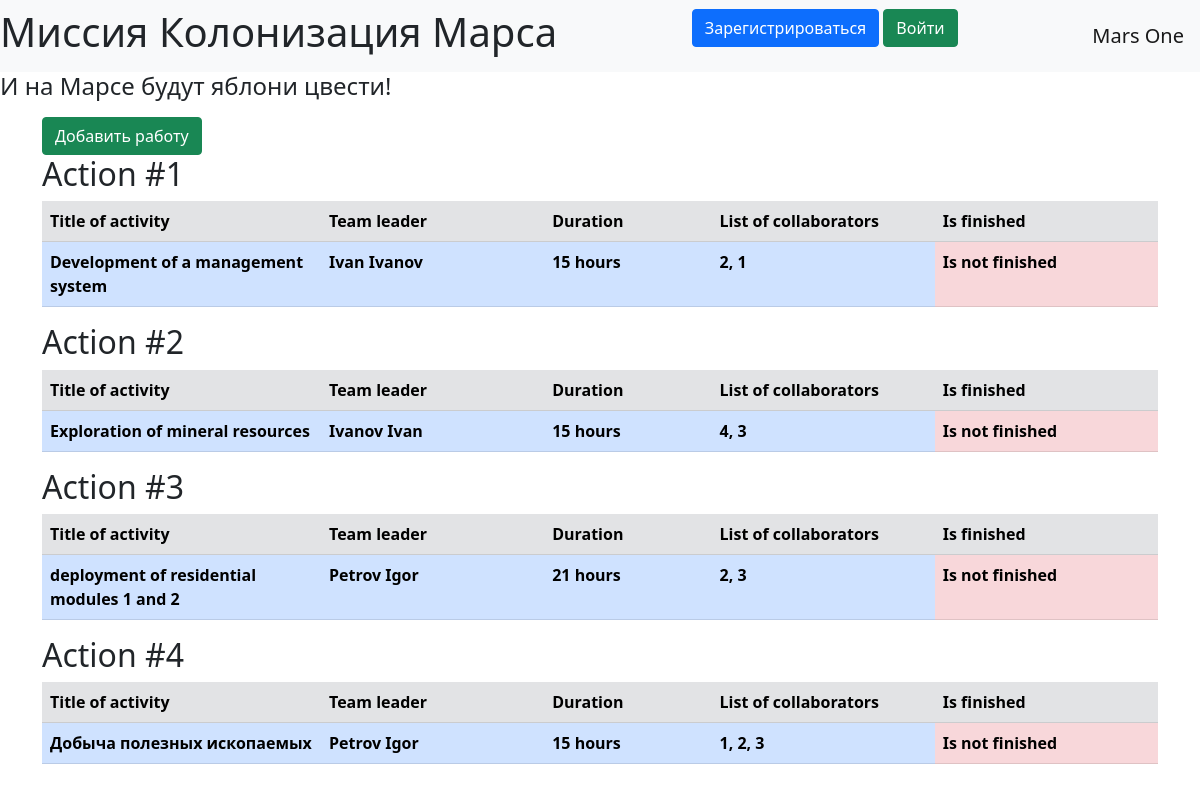
Before: / with the older database file.
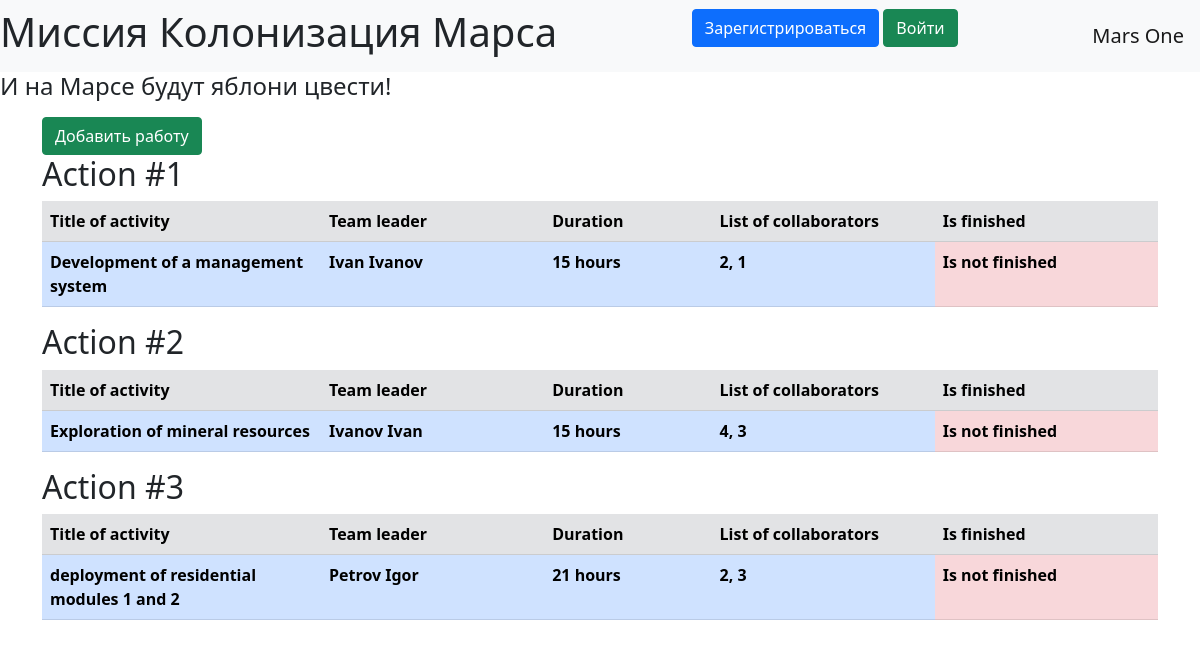
After: the same page with the newer database file.
### data/jobs.py (models this page shows, shortened)
class Jobs(SqlAlchemyBase):
    __tablename__ = "jobs"
    id = sqlalchemy.Column(sqlalchemy.Integer, primary_key=True, autoincrement=True)
    team_leader_id = sqlalchemy.Column(sqlalchemy.Integer, sqlalchemy.ForeignKey("users.id"))
    team_leader = orm.relation('User')
    job = sqlalchemy.Column(sqlalchemy.String, nullable=True)
    work_size = sqlalchemy.Column(sqlalchemy.Integer, nullable=True)
    collaborators = sqlalchemy.Column(sqlalchemy.String, nullable=True)
    start_date = sqlalchemy.Column(sqlalchemy.DateTime, nullable=True)
    end_date = sqlalchemy.Column(sqlalchemy.DateTime, nullable=True)
    is_finished = sqlalchemy.Column(sqlalchemy.Boolean, default=False)

### data/users.py (models this page shows, shortened)
class User(SqlAlchemyBase, UserMixin):
    __tablename__ = "users"
    id = sqlalchemy.Column(sqlalchemy.Integer, primary_key=True, autoincrement=True)
    name = sqlalchemy.Column(sqlalchemy.String, nullable=True)
    surname = sqlalchemy.Column(sqlalchemy.String, nullable=True)
    age = sqlalchemy.Column(sqlalchemy.Integer, nullable=True)
    position = sqlalchemy.Column(sqlalchemy.String, nullable=True)
    speciality = sqlalchemy.Column(sqlalchemy.String, nullable=True)
    address = sqlalchemy.Column(sqlalchemy.String, nullable=True)
    email = sqlalchemy.Column(sqlalchemy.String, unique=True, nullable=True)
    hashed_password = sqlalchemy.Column(sqlalchemy.String, nullable=True)
    modified_date = sqlalchemy.Column(sqlalchemy.DateTime, default=datetime.datetime.now)
    news = orm.relation("Jobs", back_populates='team_leader')

### app.py (the view)
@app.route("/")
def index():
    session = db_session.create_session()
    jobs = session.query(Jobs).all()
    return render_template('list.html', jobs=jobs)

### data/db_session.py (called while the page is built)
def create_session() -> Session:
    global __factory
    return __factory()

### templates/list.html (shortened to what this page needs)
{% extends "base.html" %}
{% block content %}
<a class="btn btn-success" href="/addjob">Добавить работу</a>
{% for job in jobs %}
<h2>Action #{{job.id}}</h2>
  <table class="table">
    <tr class="table-secondary">
      <th width="25%">Title of activity</th>
      <th width="20%">Team leader</th>
      <th width="15%">Duration</th>
      <th width="20%">List of collaborators</th>
      <th width="20%">Is finished</th>
    </tr>
    <tr class="table-primary">
      <th>{{ job.job }}</th>
      <th>{{ job.team_leader.name }} {{ job.team_leader.surname }}</th>
      <th>{{ job.work_size }} hours</th>
      <th>{{ job.collaborators }}</th>
      {% if job.is_finished %}
      <th class="table-success">Is finished</th>
      {% else %}
      <th class="table-danger">Is not finished</th>
      {% endif %}
    </tr>
  </table>
{% endfor %}
{% endblock %}

### templates/base.html (shortened to what this page needs)
<!doctype html>
<html lang="ru">
  <head>
      <link href="https://cdn.jsdelivr.net/npm/bootstrap@5.1.3/dist/css/bootstrap.min.css" rel="stylesheet">
  </head>
  <body>
    <nav class="navbar navbar-light bg-light">
        <h1>Миссия Колонизация Марса</h1>
        {% if current_user.is_authenticated %}
          <a class="navbar-brand" href="/logout">{{ current_user.name }}</a>
        {% else %}
          <p>
              <a class="btn btn-primary " href="/register">Зарегистрироваться</a>
              <a class="btn btn-success" href="/login">Войти</a>
          </p>
        {% endif %}
        <a href="/" class="navbar-brand">Mars One</a>
    </nav>
    <h4>И на Марсе будут яблони цвести!</h4>
    <main role="main" class="container">
      {% block content %}{% endblock %}
    </main>
  </body>
</html>

Changed rows visible on the page:
removed Jobs: id "4", job "Добыча полезных ископаемых", team_leader.name "Petrov", team_leader.surname "Igor", work_size "15", collaborators "1, 2, 3", is_finished "Is not finished"
